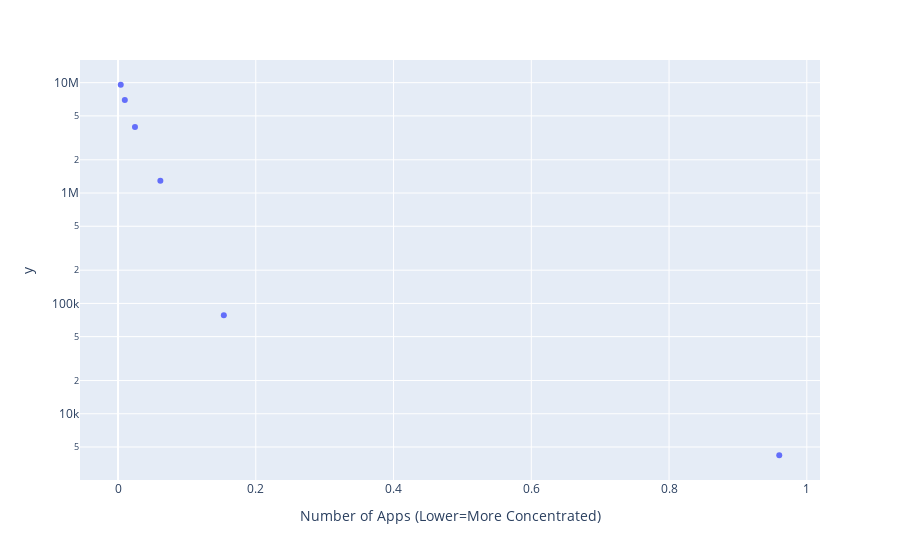

Notebook source saved alongside this figure:
### Code cell
scatter = px.scatter(sample_a01, 
               x=vols, 
               y=dna_a01, 
               log_y=True)
scatter.update_layout(xaxis_title="Number of Apps (Lower=More Concentrated)")

### Figure 1 — Plotly figure (JSON) as saved in the notebook; plotly's stock layout.template omitted (floating-point values rounded to 4 significant figures)
{"data": [{"hovertemplate": "x=%{x}<br>y=%{y}<extra></extra>", "legendgroup": "", "marker": {"color": "#636efa", "symbol": "circle"}, "mode": "markers", "name": "", "orientation": "v", "showlegend": false, "type": "scatter", "x": [0.96, 0.384, 0.1536, 0.06144, 0.02458, 0.00983, 0.00393], "xaxis": "x", "y": [4210.0, -56670.0, 78080.0, 1295000.0, 3974000.0, 6956000.0, 9573000.0], "yaxis": "y"}], "layout": {"legend": {"tracegroupgap": 0}, "margin": {"t": 60}, "xaxis": {"anchor": "y", "domain": [0, 1], "title": {"text": "Number of Apps (Lower=More Concentrated)"}}, "yaxis": {"anchor": "x", "domain": [0, 1], "title": {"text": "y"}, "type": "log"}}}
